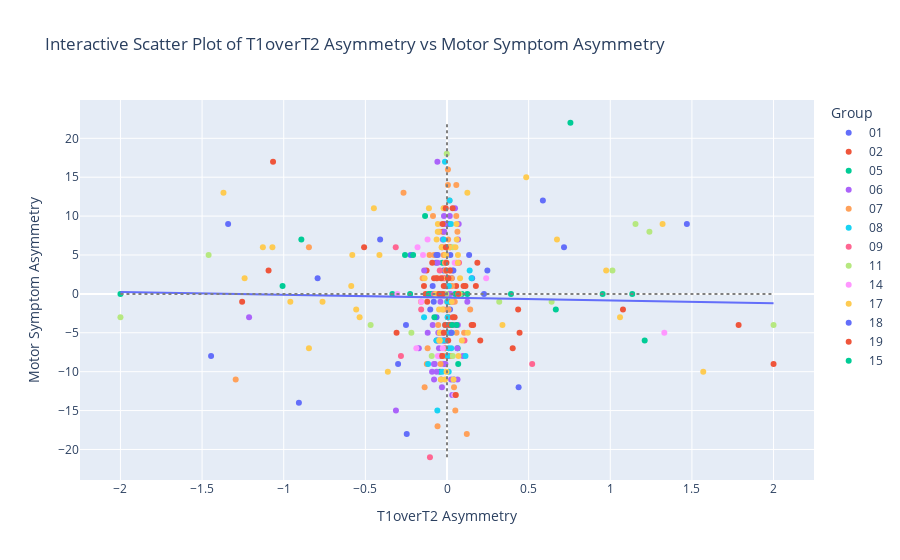

The notebook cell saved with this chart:
### Code cell
#df_intersection_filtered = df_intersection[df_intersection.index.str.startswith("01-")]
import statsmodels.api as sm

import plotly.express as px


# Filter out subjects with T1overT2_asymetry_seg greater than 100
df_intersection = df_intersection[df_intersection['T1overT2_asymetry_seg'] <= 50]

# Create groups based on the first two characters of the index
df_intersection['Group'] = df_intersection.index.str.slice(0, 2)

# Filter out rows where motor_symptom_asymetry is greater than 1 or less than -1
#df_intersection = df_intersection[(df_intersection['motor_symptom_asymetry'] <= 1) & (df_intersection['motor_symptom_asymetry'] >= -1)]
# Create an interactive scatter plot with Plotly
fig = px.scatter(
    df_intersection,
    y='motor_symptom_asymetry',
    x='T1overT2_asymetry_seg',
    color='Group',  # Use 'Group' column to assign colors
    hover_name=df_intersection.index,
    labels={
        'T1overT2_asymetry_seg': 'T1overT2 Asymmetry',
        'motor_symptom_asymetry': 'Motor Symptom Asymmetry'
    },
    title="Interactive Scatter Plot of T1overT2 Asymmetry vs Motor Symptom Asymmetry"
)

#Ajouter les axes x=0 et y=0 en gris pointillé
fig.add_shape(
    type="line",
    x0=df_intersection['T1overT2_asymetry_seg'].min(),
    x1=df_intersection['T1overT2_asymetry_seg'].max(),
    y0=0, y1=0,
    line=dict(color="gray", dash="dot")
)

fig.add_shape(
    type="line",
    x0=0, x1=0,
    y0=df_intersection['motor_symptom_asymetry'].min(),
    y1=df_intersection['motor_symptom_asymetry'].max(),
    line=dict(color="gray", dash="dot")
)

# Calculer la droite de régression
X = df_intersection['T1overT2_asymetry_seg']
y = df_intersection['motor_symptom_asymetry']
X = sm.add_constant(X)  # Ajouter une constante pour le modèle
model = sm.OLS(y, X).fit()
df_intersection['regression_line'] = model.predict(X)

# Ajouter la droite de régression au graphique
fig.add_trace(
    px.line(
        df_intersection,
        x='T1overT2_asymetry_seg',
        y='regression_line'
    ).data[0]
)
# Calculer le R² et la p-value
r_squared = model.rsquared
p_value = model.pvalues.iloc[1]

# Afficher les résultats
print(f"R²: {r_squared:.4f}")
print(f"P-value: {p_value:.4e}")

fig.write_image("/NAS/deathrow/protocoles/predistim/screenshots/scatter_R2_vs_motor_symptom_asymmetry.png")

fig.show()

### Figure 1 — Plotly figure (JSON) as saved in the notebook; plotly's stock layout.template omitted (floating-point values rounded to 4 significant figures; data arrays with more than 128 entries replaced by an {"elided": "..."} marker saying what was removed)
{"data": [{"hovertemplate": "<b>%{hovertext}</b><br><br>Group=01<br>T1overT2 Asymmetry=%{x}<br>Motor Symptom Asymmetry=%{y}<extra></extra>", "hovertext": ["01-019", "01-024", "01-035", "01-034", "01-040", "01-039", "01-018", "01-011", "01-038", "01-045", "01-028", "01-029", "01-015", "01-026", "01-030", "01-027", "01-017", "01-031", "01-016", "01-025", "01-023", "01-020", "01-046", "01-044", "01-037", "01-048"], "legendgroup": "01", "marker": {"color": "#636efa", "symbol": "circle"}, "mode": "markers", "name": "01", "orientation": "v", "showlegend": true, "type": "scatter", "x": [0.01876, 0.02915, -0.0813, 0.007205, -0.06665, -0.1025, 0.02059, 0.01154, 0.1539, 0.02162, 0.01083, 0.1355, -0.01607, 0.008151, -0.08783, -0.2513, -0.05667, -0.06344, -0.08527, -0.06083, 0.04259, -0.02021, -0.007898, -0.7924, 0.2267, -0.2228], "xaxis": "x", "y": [-2, 2, -1, 1, 4, -2, 5, -8, 2, -5, 9, 5, -6, -3, 1, -4, 5, -6, 0, 0, -11, 3, 9, 2, 0, 5], "yaxis": "y"}, {"hovertemplate": "<b>%{hovertext}</b><br><br>Group=02<br>T1overT2 Asymmetry=%{x}<br>Motor Symptom Asymmetry=%{y}<extra></extra>", "hovertext": ["02-065", "02-069", "02-089", "02-087", "02-071", "02-079", "02-059", "02-064", "02-051", "02-084", "02-070", "02-063", "02-081", "02-067", "02-085", "02-053", "02-054", "02-046"], "legendgroup": "02", "marker": {"color": "#EF553B", "symbol": "circle"}, "mode": "markers", "name": "02", "orientation": "v", "showlegend": true, "type": "scatter", "x": [2, 1.078, -0.09039, -0.121, -0.02438, 0.05612, 0.1129, 0.01907, 0.2036, 0.005158, 0.1602, -0.3089, -0.131, 0.4444, -0.141, -0.1252, -0.01219, 1.786], "xaxis": "x", "y": [-9, -2, 4, -1, 8, 1, 1, 6, -6, -4, -4, -5, 0, -5, 1, 3, -6, -4], "yaxis": "y"}, {"hovertemplate": "<b>%{hovertext}</b><br><br>Group=05<br>T1overT2 Asymmetry=%{x}<br>Motor Symptom Asymmetry=%{y}<extra></extra>", "hovertext": ["05-011", "05-024", "05-023", "05-030", "05-034", "05-036", "05-014", "05-020", "05-031", "05-028", "05-012", "05-010", "05-033", "05-009", "05-003", "05-017", "05-035", "05-018", "05-002", "05-019", "05-016", "05-027", "05-015", "05-032", "05-013", "05-022"], "legendgroup": "05", "marker": {"color": "#00cc96", "symbol": "circle"}, "mode": "markers", "name": "05", "orientation": "v", "showlegend": true, "type": "scatter", "x": [-0.2571, 0.756, -0.05382, 0.09136, 1.211, 0.9533, -0.08724, -0.1045, 0.1246, -0.1342, -0.02828, 0.6665, 1.135, -2, 0.06539, -1.007, -0.2259, -0.1118, -0.004254, -0.04352, -0.3346, -0.892, 0.3918, -0.005271, 0.05013, 0.01548], "xaxis": "x", "y": [5, 22, 0, 0, -6, 0, 0, 0, 0, 10, 4, -2, 0, 0, -7, 1, 0, 0, 1, -10, 0, 7, 0, 1, 0, -1], "yaxis": "y"}, {"hovertemplate": "<b>%{hovertext}</b><br><br>Group=06<br>T1overT2 Asymmetry=%{x}<br>Motor Symptom Asymmetry=%{y}<extra></extra>", "hovertext": ["06-010", "06-016", "06-021", "06-025", "06-034", "06-029", "06-078", "06-012", "06-013", "06-003", "06-027", "06-058", "06-086", "06-043", "06-055", "06-061", "06-067", "06-037", "06-024", "06-087", "06-092", "06-038", "06-023", "06-076", "06-051", "06-057", "06-082", "06-039", "06-052", "06-091", "06-048", "06-073", "06-085", "06-047", "06-033", "06-056", "06-001", "06-064", "06-071", "06-042", "06-081", "06-011", "06-022", "06-014", "06-070", "06-026", "06-065", "06-080", "06-060", "06-090", "06-004", "06-072", "06-045", "06-007", "06-050", "06-083", "06-053", "06-093", "06-019"], "legendgroup": "06", "marker": {"color": "#ab63fa", "symbol": "circle"}, "mode": "markers", "name": "06", "orientation": "v", "showlegend": true, "type": "scatter", "x": [0.04656, -0.03724, -0.07924, -0.01036, -0.01843, -0.07972, 0.02524, -0.0093, -0.02442, 0.008515, -0.08751, -0.0311, 0.06658, 0.03217, -0.1182, -0.01577, 0.04916, 0.02141, -0.02436, 0.07169, -0.05689, 0.09765, -1.212, -0.04055, 0.01849, 0.002101, 0.03319, 0.06289, 0.003964, 0.01701, 0.06448, 0.006804, -0.05318, -0.1396, -0.02063, -0.01573, -0.3128, -0.008693, -0.03586, -0.05434, -0.04045, -0.04183, 0.1246, -0.02872, 0.06787, -0.03827, -0.06342, -0.02598, -0.01652, -0.0588, -0.01123, -0.0751, -0.03352, -0.0185, 8.448e-05, -0.1725, -0.04906, -0.009838, -0.0913], "xaxis": "x", "y": [-4, 0, -11, 2, -9, -9, -11, -7, 0, -3, -4, -12, -4, -13, -5, 8, 11, 0, -5, 9, 4, -8, -3, -5, -4, 1, 3, -7, 1, 10, -11, 0, -5, 3, -6, 9, -15, 4, -11, -6, -1, -6, -1, 6, 7, -8, -10, 7, 11, 17, 0, -9, 0, 10, -2, -7, -7, -9, -10], "yaxis": "y"}, {"hovertemplate": "<b>%{hovertext}</b><br><br>Group=07<br>T1overT2 Asymmetry=%{x}<br>Motor Symptom Asymmetry=%{y}<extra></extra>", "hovertext": ["07-015", "07-019", "07-029", "07-039", "07-055", "07-053", "07-058", "07-081", "07-091", "07-092", "07-098", "07-021", "07-040", "07-046", "07-074", "07-044", "07-048", "07-071", "07-056", "07-082", "07-085", "07-087", "07-099", "07-073", "07-064", "07-083", "07-016", "07-045", "07-049", "07-067", "07-063", "07-035", "07-020", "07-054", "07-096", "07-024", "07-066", "07-047", "07-088", "07-022", "07-038", "07-097", "07-095", "07-077", "07-050", "07-025", "07-094", "07-062", "07-093", "07-065", "07-014", "07-057", "07-042", "07-059", "07-090", "07-069", "07-027", "07-028", "07-037"], "legendgroup": "07", "marker": {"color": "#FFA15A", "symbol": "circle"}, "mode": "markers", "name": "07", "orientation": "v", "showlegend": true, "type": "scatter", "x": [0.05695, -0.137, -0.05931, 0.03186, 0.01859, 0.008071, -0.04171, 0.0005048, -0.1492, 0.03143, -0.1187, -0.003629, 0.05696, -0.01056, -0.8457, -1.294, 0.142, -0.02058, -0.07915, 0.05101, -0.1237, -0.06944, -0.05791, -0.009134, 0.0545, 0.02487, 0.02144, -0.01188, -0.04823, -0.01249, 0.02868, 0.1049, -0.08587, 0.005744, 0.01458, -0.002628, 0.006873, 0.06386, 0.005993, -0.05411, 0.005801, -0.107, -0.006334, -0.1592, 0.1212, 0.04744, -0.03931, 0.005688, 0.04293, 0.05864, 0.009563, -0.02684, -0.01954, -0.2662, 0.006273, 0.001064, 0.05645, -0.00637, -0.02558], "xaxis": "x", "y": [14, -12, 2, -4, 1, 1, -5, -1, 2, 1, -7, 3, 10, 5, 6, -11, -2, 5, 5, -15, -9, 0, -17, 3, -13, -8, 3, -7, 8, 4, 2, -5, 10, 16, 12, 6, 7, 8, -3, -4, 14, 5, 5, -1, -18, -1, -9, -5, -12, -5, -2, 2, -2, 13, -3, 6, 4, -8, -8], "yaxis": "y"}, {"hovertemplate": "<b>%{hovertext}</b><br><br>Group=08<br>T1overT2 Asymmetry=%{x}<br>Motor Symptom Asymmetry=%{y}<extra></extra>", "hovertext": ["08-005", "08-017", "08-023", "08-028", "08-036", "08-010", "08-012", "08-011", "08-019", "08-032", "08-008", "08-001", "08-007", "08-009", "08-020", "08-022", "08-014", "08-013", "08-031", "08-034", "08-004", "08-003", "08-016", "08-030", "08-035", "08-033", "08-006", "08-024"], "legendgroup": "08", "marker": {"color": "#19d3f3", "symbol": "circle"}, "mode": "markers", "name": "08", "orientation": "v", "showlegend": true, "type": "scatter", "x": [-0.0294, 0.01163, 0.003591, -0.08258, -0.01234, 0.04491, -0.1156, -0.06447, 0.004644, -0.02808, -0.0298, 0.0161, 0.01033, 0.1388, -0.02118, 0.002387, 0.1133, 0.0007273, -0.01138, 0.00691, -0.0591, 0.1503, 0.004615, -0.1405, 0.0261, 0.02848, 0.02432, 0.008917], "xaxis": "x", "y": [0, 1, -3, 0, 17, -13, -9, -6, -4, -6, -10, 12, -10, 3, 7, -1, -8, -6, -4, -5, -15, 2, -8, -3, -7, -5, 9, -7], "yaxis": "y"}, {"hovertemplate": "<b>%{hovertext}</b><br><br>Group=09<br>T1overT2 Asymmetry=%{x}<br>Motor Symptom Asymmetry=%{y}<extra></extra>", "hovertext": ["09-018", "09-010", "09-020", "09-001", "09-016", "09-007", "09-002", "09-021", "09-008", "09-017", "09-012", "09-011"], "legendgroup": "09", "marker": {"color": "#FF6692", "symbol": "circle"}, "mode": "markers", "name": "09", "orientation": "v", "showlegend": true, "type": "scatter", "x": [0.1071, -0.1582, -0.1044, -0.314, 0.07368, -0.01811, -0.04452, -0.2821, 0.03275, 0.03262, -0.07916, 0.5217], "xaxis": "x", "y": [-6, -2, -21, 6, 4, 2, 3, -8, -1, -4, 0, -9], "yaxis": "y"}, {"hovertemplate": "<b>%{hovertext}</b><br><br>Group=11<br>T1overT2 Asymmetry=%{x}<br>Motor Symptom Asymmetry=%{y}<extra></extra>", "hovertext": ["11-028", "11-023", "11-024", "11-026", "11-031", "11-012", "11-009", "11-014", "11-011", "11-019", "11-016", "11-008", "11-020", "11-034", "11-017", "11-033"], "legendgroup": "11", "marker": {"color": "#B6E880", "symbol": "circle"}, "mode": "markers", "name": "11", "orientation": "v", "showlegend": true, "type": "scatter", "x": [2, 1.154, -1.46, 1.24, -2, 1.013, 0.03561, 0.07926, -0.004826, -0.09363, 0.32, 0.6407, 0.03511, -0.2181, -0.001631, -0.4677], "xaxis": "x", "y": [-4, 9, 5, 8, -3, 3, -8, 0, 0, -8, -1, -1, 6, -5, 18, -4], "yaxis": "y"}, {"hovertemplate": "<b>%{hovertext}</b><br><br>Group=14<br>T1overT2 Asymmetry=%{x}<br>Motor Symptom Asymmetry=%{y}<extra></extra>", "hovertext": ["14-024", "14-019", "14-023", "14-029", "14-015", "14-026", "14-016", "14-017", "14-025", "14-028", "14-030", "14-020"], "legendgroup": "14", "marker": {"color": "#FF97FF", "symbol": "circle"}, "mode": "markers", "name": "14", "orientation": "v", "showlegend": true, "type": "scatter", "x": [0.04676, -0.1578, -0.1469, -0.1804, -0.1876, 0.04394, -0.02588, 1.331, -0.119, -0.3044, 0.2398, -0.0555], "xaxis": "x", "y": [4, -1, 5, 6, -7, -13, -7, -5, 7, 0, 2, -8], "yaxis": "y"}, {"hovertemplate": "<b>%{hovertext}</b><br><br>Group=17<br>T1overT2 Asymmetry=%{x}<br>Motor Symptom Asymmetry=%{y}<extra></extra>", "hovertext": ["17-010", "17-020", "17-024", "17-022", "17-030", "17-032", "17-040", "17-043", "17-050", "17-071", "17-004", "17-068", "17-005", "17-029", "17-034", "17-041", "17-077", "17-079", "17-006", "17-017", "17-038", "17-047", "17-066", "17-061", "17-060", "17-080", "17-078", "17-011", "17-014", "17-019", "17-003", "17-027", "17-016", "17-013", "17-008", "17-028", "17-026", "17-045", "17-046", "17-069", "17-075", "17-049", "17-009", "17-015", "17-021", "17-033", "17-065", "17-018", "17-076", "17-023", "17-072", "17-035", "17-070", "17-073"], "legendgroup": "17", "marker": {"color": "#FECB52", "symbol": "circle"}, "mode": "markers", "name": "17", "orientation": "v", "showlegend": true, "type": "scatter", "x": [1.06, -0.9595, -0.1106, -0.7623, 0.07017, -0.8456, 0.0665, -0.02921, 0.6735, -0.0005818, 0.07079, 0.03993, 0.07989, -0.02111, 0.9748, -0.4138, 0.01379, -0.0558, -0.04731, -0.5352, -1.128, 1.32, 0.1248, -0.03085, -1.369, 0.05958, -0.008627, -0.5561, 0.06703, -0.58, -1.069, 0.1276, 0.05182, -0.06369, -0.5865, -0.04511, -0.01202, 0.3396, -0.4479, -0.00298, -0.137, -0.3624, -1.24, -0.06859, -0.05649, 1.569, 0.09117, 0.4853, -0.04869, 0.02971, -0.04438, -0.033, 0.05862, -0.03799], "xaxis": "x", "y": [-3, -1, 11, -1, -8, -7, 4, -2, 7, 2, 0, -11, 2, 11, 3, 5, 6, 9, -6, -3, 6, 9, 13, 6, 13, 7, 5, -2, 5, 5, 6, -5, 6, 7, 1, -5, -11, -4, 11, -10, 2, -10, 2, 0, 8, -10, -6, 15, -2, -1, -6, 6, 9, -11], "yaxis": "y"}, {"hovertemplate": "<b>%{hovertext}</b><br><br>Group=18<br>T1overT2 Asymmetry=%{x}<br>Motor Symptom Asymmetry=%{y}<extra></extra>", "hovertext": ["18-004", "18-011", "18-010", "18-019", "18-003", "18-013", "18-002", "18-009", "18-017", "18-005", "18-006", "18-014", "18-008", "18-018", "18-012"], "legendgroup": "18", "marker": {"color": "#636efa", "symbol": "circle"}, "mode": "markers", "name": "18", "orientation": "v", "showlegend": true, "type": "scatter", "x": [-0.06491, 0.02733, -0.9071, -0.4096, 1.469, -0.2996, -0.06413, 0.03931, 0.7167, 0.2472, 0.4386, -0.2467, 0.5871, -1.341, -1.445], "xaxis": "x", "y": [5, -5, -14, 7, 9, -9, -3, 3, 6, 3, -12, -18, 12, 9, -8], "yaxis": "y"}, {"hovertemplate": "<b>%{hovertext}</b><br><br>Group=19<br>T1overT2 Asymmetry=%{x}<br>Motor Symptom Asymmetry=%{y}<extra></extra>", "hovertext": ["19-010", "19-009", "19-012", "19-024", "19-026", "19-028", "19-045", "19-048", "19-008", "19-011", "19-023", "19-021", "19-030", "19-041", "19-050", "19-049", "19-047", "19-015", "19-020", "19-025", "19-032", "19-003", "19-016", "19-037", "19-052", "19-005", "19-019", "19-022", "19-014", "19-001", "19-034", "19-013", "19-018", "19-051"], "legendgroup": "19", "marker": {"color": "#EF553B", "symbol": "circle"}, "mode": "markers", "name": "19", "orientation": "v", "showlegend": true, "type": "scatter", "x": [-0.02944, 0.04674, -0.0199, -0.002962, -1.093, -0.5076, -0.03583, 0.008513, -1.065, 0.007382, -1.255, 0.01749, 0.4025, 0.4358, 0.1859, -0.01965, -0.04737, 0.03437, 0.1769, -0.02596, -0.003416, -0.0078, 0.03607, 0.151, 0.06926, -0.06363, -0.00681, -0.02734, -0.01119, 0.01637, 0.05253, -0.07908, 0.1014, 0.004926], "xaxis": "x", "y": [-8, -3, 1, 3, 3, 6, 2, 2, 17, -6, -1, 3, -7, -2, 4, -5, 0, 11, 1, 0, 4, 11, -3, -4, 0, 2, 6, 9, -4, -4, -13, 2, 1, 2], "yaxis": "y"}, {"hovertemplate": "<b>%{hovertext}</b><br><br>Group=15<br>T1overT2 Asymmetry=%{x}<br>Motor Symptom Asymmetry=%{y}<extra></extra>", "hovertext": ["15-027", "15-026", "15-036", "15-034", "15-029"], "legendgroup": "15", "marker": {"color": "#00cc96", "symbol": "circle"}, "mode": "markers", "name": "15", "orientation": "v", "showlegend": true, "type": "scatter", "x": [-0.2076, 0.06859, 0.05928, 0.03128, -0.07722], "xaxis": "x", "y": [5, -9, -4, -4, -3], "yaxis": "y"}, {"hovertemplate": "T1overT2_asymetry_seg=%{x}<br>regression_line=%{y}<extra></extra>", "legendgroup": "", "line": {"color": "#636efa", "dash": "solid"}, "marker": {"symbol": "circle"}, "mode": "lines", "name": "", "orientation": "v", "showlegend": false, "type": "scatter", "x": {"elided": "364 float values"}, "xaxis": "x", "y": {"elided": "364 float values"}, "yaxis": "y"}], "layout": {"legend": {"title": {"text": "Group"}, "tracegroupgap": 0}, "shapes": [{"line": {"color": "gray", "dash": "dot"}, "type": "line", "x0": -2, "x1": 2, "y0": 0, "y1": 0}, {"line": {"color": "gray", "dash": "dot"}, "type": "line", "x0": 0, "x1": 0, "y0": -21, "y1": 22}], "title": {"text": "Interactive Scatter Plot of T1overT2 Asymmetry vs Motor Symptom Asymmetry"}, "xaxis": {"anchor": "y", "domain": [0, 1], "title": {"text": "T1overT2 Asymmetry"}}, "yaxis": {"anchor": "x", "domain": [0, 1], "title": {"text": "Motor Symptom Asymmetry"}}}}
